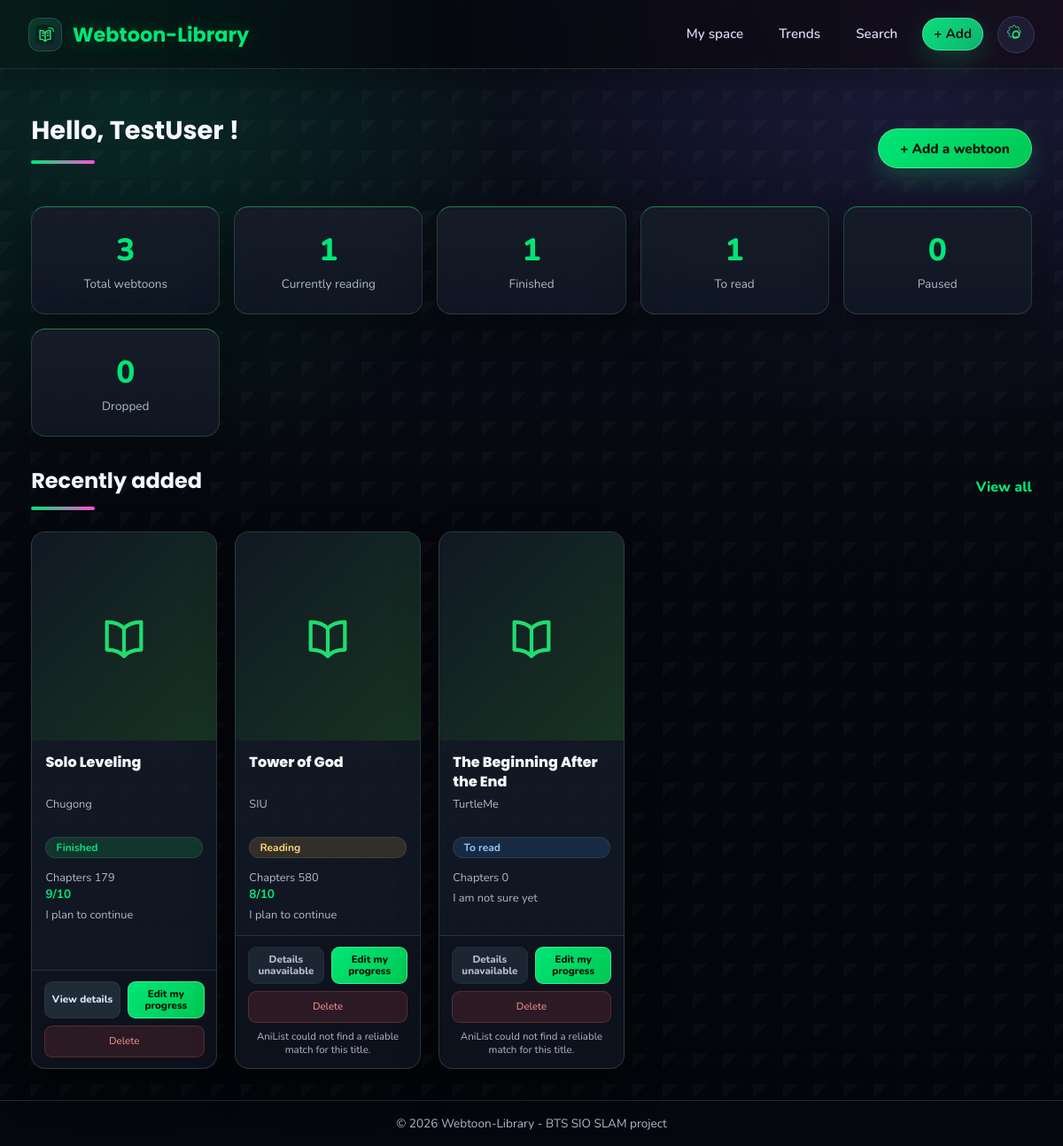
/dashboard.php (signed in), run on the app's committed database.
### tables this page shows
CREATE TABLE IF NOT EXISTS webtoons (
    id                  INT AUTO_INCREMENT PRIMARY KEY,
    id_utilisateur      INT NOT NULL,
    anilist_id          INT NULL,
    titre               VARCHAR(255) NOT NULL,
    auteur              VARCHAR(255),
    genre               VARCHAR(100),
    description         TEXT,
    statut              ENUM('a_lire', 'en_cours', 'en_pause', 'termine', 'abandonne') DEFAULT 'a_lire',
    chapitre_actuel     INT DEFAULT 0,
    note                TINYINT CHECK (note BETWEEN 0 AND 10),
    commentaire         TEXT,
    intention           ENUM('continuer', 'hesite', 'arreter') DEFAULT 'hesite',
    image_url           VARCHAR(500),
    date_ajout          DATETIME DEFAULT CURRENT_TIMESTAMP,
    date_modification   DATETIME DEFAULT CURRENT_TIMESTAMP ON UPDATE CURRENT_TIMESTAMP,

    FOREIGN KEY (id_utilisateur) REFERENCES utilisateurs(id) ON DELETE CASCADE
);

### includes/lang.php (called while the page is built, shortened)
<?php
function langueCourante()
{
    return ($_SESSION['langue'] ?? 'en') === 'fr' ? 'fr' : 'en';
}
function t($key)
{
    $langue = langueCourante();
    return $textes[$langue][$key] ?? $textes['en'][$key] ?? $key;
}
?>

### dashboard.php (the view, shortened to what this page needs)
<?php
include 'includes/config.php';
$userId = $_SESSION['user_id'];
$reqStats = $pdo->prepare(
    "SELECT statut, COUNT(*) AS nb FROM webtoons WHERE id_utilisateur = ? GROUP BY statut"
);
$reqStats->execute([$userId]);
$total = 0;
$enCours = 0;
$termines = 0;
$aLire = 0;
$enPause = 0;
$abandonnes = 0;
foreach ($reqStats->fetchAll() as $ligne) {
    $total += $ligne['nb'];
    if ($ligne['statut'] === 'en_cours') $enCours = $ligne['nb'];
    if ($ligne['statut'] === 'termine') $termines = $ligne['nb'];
    if ($ligne['statut'] === 'a_lire') $aLire = $ligne['nb'];
}
$reqDerniers = $pdo->prepare(
    "SELECT * FROM webtoons WHERE id_utilisateur = ? ORDER BY date_ajout DESC LIMIT 4"
);
$reqDerniers->execute([$userId]);
$derniers = $reqDerniers->fetchAll();
$labelsStatut = [
    'a_lire' => t('to_read'),
    'en_cours' => t('reading'),
    'en_pause' => t('paused'),
    'abandonne' => t('dropped'),
    'termine' => t('finished')
];
$labelsIntention = [
    'continuer' => t('continue'),
    'hesite' => t('unsure'),
    'arreter' => t('stop')
];
include 'includes/header.php';
?>
<div class="entete-page">
    <h1 class="page-titre">
        <?= htmlspecialchars(langueCourante() === 'fr' ? 'Bonjour' : 'Hello') ?>,
        <?= htmlspecialchars($_SESSION['user_pseudo']) ?> !
    </h1>
    <a href="ajouter_webtoon.php" class="btn btn-vert">+ <?= htmlspecialchars(t('add_webtoon')) ?></a>
</div>
<div class="grille-stats">
    <div class="carte-stat">
        <div class="stat-nombre"><?= $total ?></div>
        <div class="stat-label"><?= htmlspecialchars(t('total_webtoons')) ?></div>
    </div>
    <div class="carte-stat">
        <div class="stat-nombre"><?= $enCours ?></div>
        <div class="stat-label"><?= htmlspecialchars(t('currently_reading')) ?></div>
    </div>
    <div class="carte-stat">
        <div class="stat-nombre"><?= $termines ?></div>
        <div class="stat-label"><?= htmlspecialchars(t('finished')) ?></div>
    </div>
    <div class="carte-stat">
        <div class="stat-nombre"><?= $aLire ?></div>
        <div class="stat-label"><?= htmlspecialchars(t('to_read')) ?></div>
    </div>
    <div class="carte-stat">
        <div class="stat-nombre"><?= $enPause ?></div>
        <div class="stat-label"><?= htmlspecialchars(t('paused')) ?></div>
    </div>
    <div class="carte-stat">
        <div class="stat-nombre"><?= $abandonnes ?></div>
        <div class="stat-label"><?= htmlspecialchars(t('dropped')) ?></div>
    </div>
</div>
<div class="entete-page">
    <h2 class="section-titre-gauche"><?= htmlspecialchars(t('recently_added')) ?></h2>
    <a href="webtoons.php" class="lien-action"><?= htmlspecialchars(t('view_all')) ?></a>
</div>
<?php if (empty($derniers)): ?>
    <div class="message-vide">
        <img src="<?= $base ?>/assets/img/icon-empty.svg" alt="" class="icone-vide-svg">
        <p>
            <?= htmlspecialchars(langueCourante() === 'fr' ? "Vous n'avez pas encore de webtoon." : 'You do not have any webtoon yet.') ?><br>
            <a href="ajouter_webtoon.php" class="btn btn-vert btn-espace-haut">
                <?= htmlspecialchars(t('first_webtoon')) ?>
            </a>
        </p>
    </div>
<?php else: ?>
    <div class="grille-webtoons">
        <?php foreach ($derniers as $wt): ?>
            <div class="carte-webtoon" data-statut="<?= htmlspecialchars($wt['statut']) ?>">
                <?php if (!empty($wt['image_url'])): ?>
                    <div class="carte-webtoon-image-placeholder" style="display:none;">
                        <img src="<?= $base ?>/assets/img/icon-book.svg" alt="" class="placeholder-icon">
                    </div>
                <?php else: ?>
                    <div class="carte-webtoon-image-placeholder">
                        <img src="<?= $base ?>/assets/img/icon-book.svg" alt="" class="placeholder-icon">
                    </div>
                <?php endif; ?>
                <div class="carte-webtoon-corps">
                    <div class="carte-webtoon-titre"><?= htmlspecialchars($wt['titre']) ?></div>
                    <div class="carte-webtoon-auteur"><?= htmlspecialchars($wt['auteur'] ?? t('unknown_author')) ?></div>
                    <span class="badge-statut badge-<?= htmlspecialchars($wt['statut']) ?>">
                        <?= htmlspecialchars($labelsStatut[$wt['statut']] ?? t('to_read')) ?>
                    </span>
                    <div class="carte-webtoon-meta">
                        <?= htmlspecialchars(t('chapters')) ?> <?= (int)($wt['chapitre_actuel'] ?? 0) ?>
                    </div>
                    <?php if (!is_null($wt['note'])): ?>
                        <div class="carte-webtoon-note"><?= (int)$wt['note'] ?>/10</div>
                    <?php endif; ?>
                    <div class="carte-webtoon-meta">
                        <?= htmlspecialchars($labelsIntention[$wt['intention'] ?? 'hesite'] ?? t('unsure')) ?>
                    </div>
                </div>
                <div class="card-actions">
                    <div class="card-actions-row">
                        <?php if (!empty($wt['anilist_id'])): ?>
                            <a href="detail_webtoon.php?id=<?= (int)$wt['anilist_id'] ?>" class="btn btn-gris btn-carte">
                                <?= htmlspecialchars(t('details')) ?>
                            </a>
                        <?php else: ?>
                            <button type="button" class="btn btn-gris btn-carte btn-desactive" disabled><?= htmlspecialchars(t('details_unavailable')) ?></button>
                        <?php endif; ?>
                        <a href="modifier_webtoon.php?id=<?= (int)$wt['id'] ?>" class="btn btn-vert btn-carte">
                            <?= htmlspecialchars(t('edit_progress')) ?>
                        </a>
                    </div>
                    <a href="#" class="btn-supprimer btn-carte card-action-full"
                       onclick="return confirmerSuppression('supprimer_webtoon.php?id=<?= (int)$wt['id'] ?>')">
                       <?= htmlspecialchars(t('delete')) ?>
                    </a>
                    <?php if (empty($wt['anilist_id'])): ?>
                        <small class="details-note">
                            <?= htmlspecialchars(t('anilist_no_match')) ?>
                        </small>
                    <?php endif; ?>
                </div>
            </div>
        <?php endforeach; ?>
    </div>
<?php endif; ?>
<?php include 'includes/footer.php'; ?>

### includes/header.php (shortened to what this page needs)
<?php
include_once __DIR__ . '/lang.php';
$base = rtrim(str_replace('\\', '/', dirname($_SERVER['SCRIPT_NAME'])), '/');
?>
<!DOCTYPE html>
<html lang="fr">
<head>
    <link rel="stylesheet" href="<?= $base ?>/assets/css/style.css?v=7">
</head>
<body>
<nav class="navbar">
    <a href="<?= $base ?>/index.php" class="navbar-logo">
        <img src="<?= $base ?>/assets/img/logo-webtoon-library.svg" alt="" class="logo-icone">
        <span>Webtoon-Library</span>
    </a>
    <ul class="navbar-liens">
        <?php if (isset($_SESSION['user_id'])): ?>
            <li><a href="<?= $base ?>/dashboard.php"><?= htmlspecialchars(t('dashboard')) ?></a></li>
            <li><a href="<?= $base ?>/tendance.php"><?= htmlspecialchars(t('trends')) ?></a></li>
            <li><a href="<?= $base ?>/rechercher.php"><?= htmlspecialchars(t('search')) ?></a></li>
            <li><a href="<?= $base ?>/ajouter_webtoon.php" class="btn-nav">+ <?= htmlspecialchars(t('add')) ?></a></li>
            <li>
                <a href="<?= $base ?>/parametres.php" class="btn-parametres" title="<?= htmlspecialchars(t('settings')) ?>">
                    <img src="<?= $base ?>/assets/img/icon-settings.svg" alt="<?= htmlspecialchars(t('settings')) ?>">
                </a>
            </li>
        <?php else: ?>
            <li><a href="<?= $base ?>/connexion.php"><?= htmlspecialchars(t('login')) ?></a></li>
            <li><a href="<?= $base ?>/inscription.php" class="btn-nav"><?= htmlspecialchars(t('register')) ?></a></li>
        <?php endif; ?>
    </ul>
</nav>
<main class="contenu-principal">

### includes/footer.php (shortened to what this page needs)
</main>
<footer class="footer">
    <p>&copy; <?= date('Y') ?> Webtoon-Library - <?= langueCourante() === 'fr' ? 'Projet BTS SIO SLAM' : 'BTS SIO SLAM project' ?></p>
</footer>
</body>
</html>

### data on the page
webtoons: titre "Solo Leveling", auteur "Chugong", statut "Finished", chapitre_actuel "179", note "9", intention "I plan to continue"
webtoons: titre "Tower of God", auteur "SIU", statut "Reading", chapitre_actuel "580", note "8", intention "I plan to continue"
webtoons: titre "The Beginning After the End", auteur "TurtleMe", statut "To read", chapitre_actuel "0", intention "I am not sure yet"

### other printed values
t('dashboard') "My space"
t('trends') "Trends"
t('search') "Search"
t('add') "Add"
langueCourante() === 'fr' ? 'Bonjour' : 'Hello' "Hello"
$_SESSION['user_pseudo'] "TestUser"
t('add_webtoon') "Add a webtoon"
$total "3"
t('total_webtoons') "Total webtoons"
$enCours "1"
t('currently_reading') "Currently reading"
$termines "1"
t('finished') "Finished"
$aLire "1"
t('to_read') "To read"
